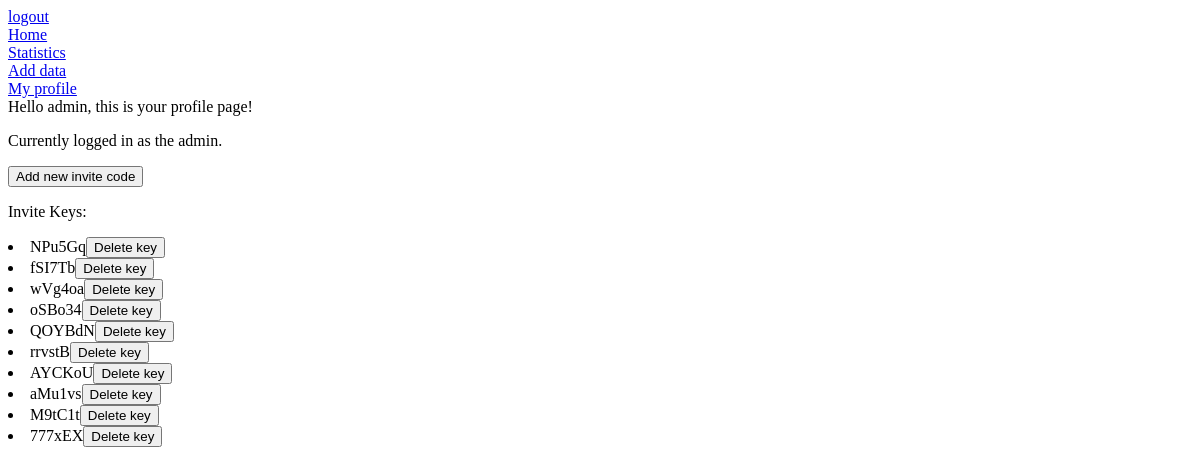
The page /profile/ (signed in) on the database as committed earlier.
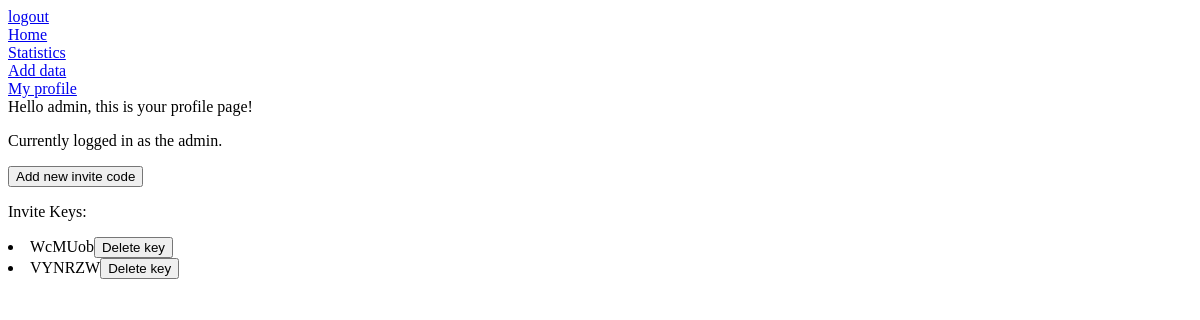
The same page on the database as committed later.
### stats/models.py (models this page shows, shortened)
class InviteKey( models.Model ):
    id = models.CharField(max_length=6, primary_key=True)

### stats/views.py (the view)
# urls.py: url(r'^profile/$', views.profile, name='profile'),
@login_required
def profile(request):
    if request.user.is_superuser:
        keys = InviteKey.objects.all()
        data = {'keys':keys}
        return render(request, 'stats/profile.html', data)
    return render(request, 'stats/profile.html', {})

### stats/templates/stats/profile.html (shortened to what this page needs)
{% extends 'stats/base.html' %}
{% block body %}
    Hello {{ user.username }}, this is your profile page!
    {% if user.is_superuser %}
        <p>Currently logged in as the admin.</p>
        <button id="addkeybtn">Add new invite code</button>
        <p>Invite Keys:</p>
        {% for k in keys %}
            <div class="{{ k.id }}_div">
                <li>
                    {{ k.id }}<button id="{{ k.id }}" class="del_btn">Delete key</button>
                </li>
            </div>
        {% endfor %}
    {% endif %}
{% endblock %}

### stats/templates/stats/base.html (shortened to what this page needs)
{% load staticfiles %}
<html>
    <head>
    </head>
    <body>
        <div>
            <a href="/logout">logout</a>
        </div>
        <div>
            <a href="/">Home</a>
        </div>
        <div>
            <a href="/statistics">Statistics</a>
        </div>
        <div>
            <a href="/form">Add data</a>
        </div>
        <div>
            <a href="/profile">My profile</a>
        </div>
        {% block body %}
        {% endblock %}
    </body>
</html>

Rows that differ between the two databases and show on the page:
removed InviteKey: id "NPu5Gq"
removed InviteKey: id "fSI7Tb"
removed InviteKey: id "wVg4oa"
removed InviteKey: id "oSBo34"
removed InviteKey: id "QOYBdN"
removed InviteKey: id "rrvstB"
removed InviteKey: id "AYCKoU"
removed InviteKey: id "aMu1vs"
removed InviteKey: id "M9tC1t"
removed InviteKey: id "777xEX"
added InviteKey: id "WcMUob"
added InviteKey: id "VYNRZW"
